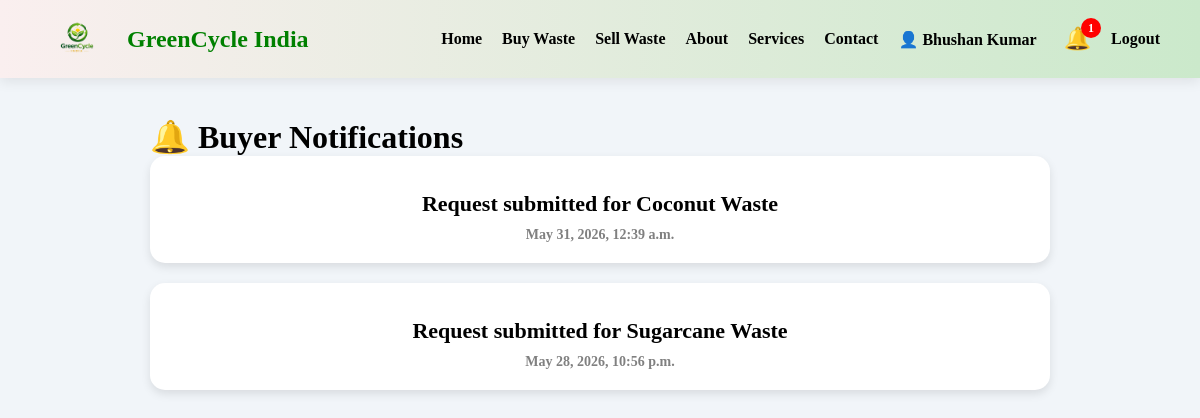
Page /buyer-notifications/ (signed in) on the committed database.
### main/models.py (models this page shows, shortened)
class Notification(models.Model):
    user_id = models.IntegerField(default=0)
    buyer_id = models.IntegerField(default=0)
    message = models.TextField()
    is_read = models.BooleanField(default=False)
    created_at = models.DateTimeField(auto_now_add=True)

### main/views.py (the view)
# urls.py: path('buyer-notifications/',views.buyer_notifications),
def buyer_notifications(request):
    if not request.session.get('buyer_id'):
        return redirect('/buyer-login/')
    buyer_id = request.session.get('buyer_id')
    notifications = Notification.objects.filter(
        buyer_id=buyer_id
    ).order_by('-id')
    return render(
        request,
        'buyer_notifications.html',
        {
            'notifications': notifications
        }
    )

### main/context_processors.py (called while the page is built)
def seller_notification_count(request):
    if request.session.get('user_id'):
        seller_id = request.session.get('user_id')
        pending_requests = BuyRequest.objects.filter(
            waste__seller_id=seller_id,
            status='Pending'
        ).count()
        return {
            'pending_requests_count': pending_requests
        }
    return {
        'pending_requests_count': 0
    }

### main/views.py (called while the page is built)
def seller_notification_count(request):
    seller_count = 0
    buyer_count = 0
    if request.session.get('user_id'):
        seller_id = request.session.get('user_id')
        seller_count = BuyRequest.objects.filter(
            waste__seller_id=seller_id,
            status='Pending'
        ).count()
    if request.session.get('buyer_id'):
        buyer_name = request.session.get('buyer_name')
        buyer_count = Notification.objects.filter(
            buyer_id=request.session.get('buyer_id'),
            is_read=False
        ).count()
    return {
        'pending_requests_count': seller_count,
        'buyer_notification_count': buyer_count
    }

### templates/buyer_notifications.html (shortened to what this page needs)
{% include 'navbar.html' %}
<div class="container">
    <h1>
        🔔 Buyer Notifications
    </h1>
    {% for n in notifications %}
    <div class="card">
        <h3>{{ n.message }}</h3>
        <div class="time">
            {{ n.created_at }}
        </div>
    </div>
    {% empty %}
    <h3>No notifications yet</h3>
    {% endfor %}
</div>

### static/css/style.css (style rules this page uses)
* { margin:0; padding:0; box-sizing:border-box; }
.card { background:white; padding:30px; text-align:center; border-radius:12px; box-shadow:0 2px 8px rgba(0,0,0,0.1); font-weight:bold; }
.card { background:white; border-radius:14px; overflow:hidden; box-shadow:0 4px 12px rgba(0,0,0,0.08); text-align:center; transition:0.3s; }
.card h3 { margin-top:15px; font-size:22px; }

### templates/buyer_notifications.html (style rules this page uses)
.container { width:90%; max-width:900px; margin:40px auto; }
.card { background:white; padding:20px; border-radius:15px; margin-bottom:20px; box-shadow:0 4px 10px rgba(0,0,0,0.1); }
.time { color:gray; font-size:14px; margin-top:10px; }

### rows in the picture
Notification: message "Request submitted for Coconut Waste", created_at "May 31, 2026, 12:39 a.m."
Notification: message "Request submitted for Sugarcane Waste", created_at "May 28, 2026, 10:56 p.m."

### other values in the picture
{{ request.session.user_name }} "Bhushan Kumar"
{{ pending_requests_count }} "1"
